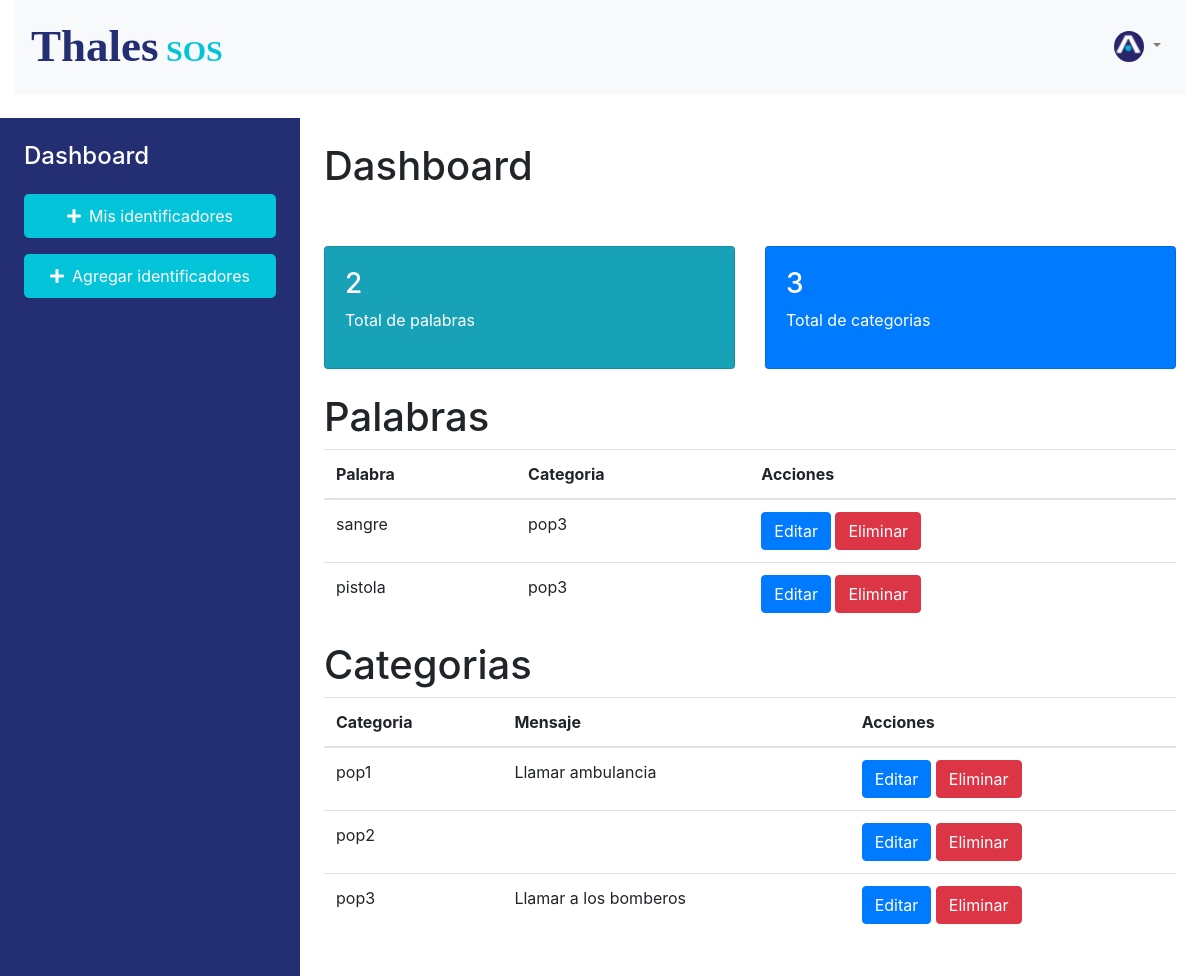
The page /administrador on the database as committed earlier.
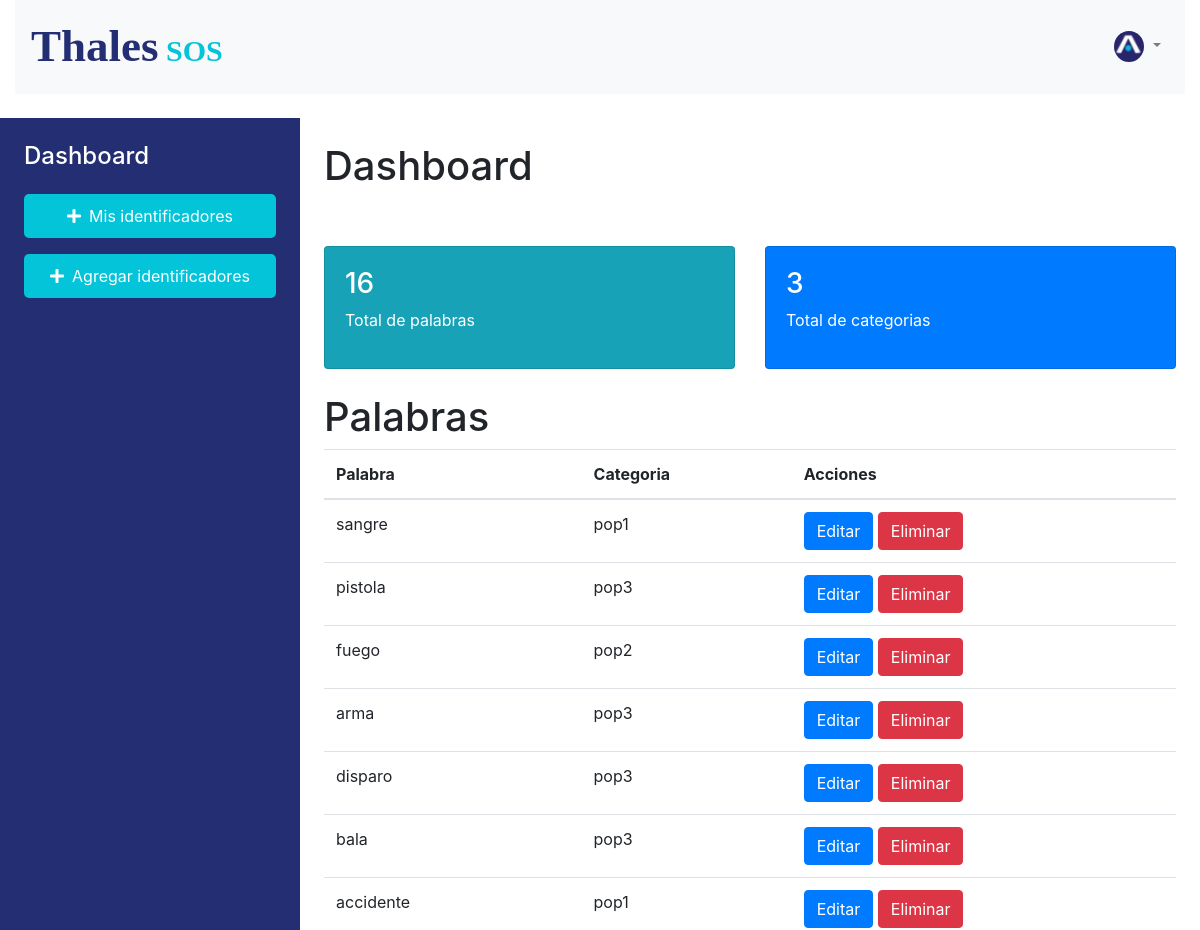
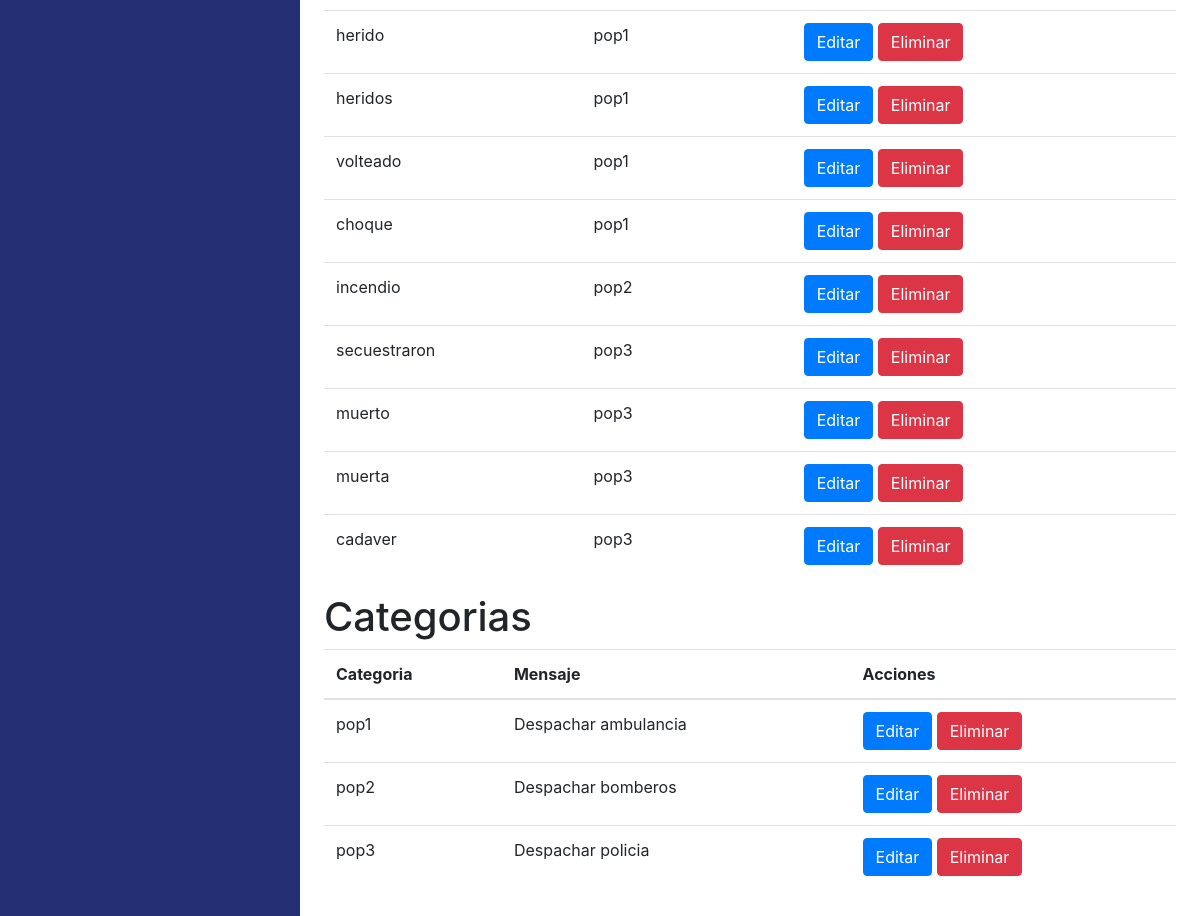
The same page on the database as committed later (2 pictures, top to bottom).
### ThalesSos/models.py (models this page shows)
class Warning(models.Model):
    id = models.AutoField(primary_key=True)
    keywords = models.CharField(max_length=100)
    category = models.ForeignKey('Categorie', on_delete=models.CASCADE)

class Categorie(models.Model):
    id = models.AutoField(primary_key=True)
    name = models.CharField(max_length=100)
    message = models.CharField(max_length=100)

### ThalesSos/views.py (the view)
# urls.py: path('administrador', views.administrador, name='administrador'),
def administrador(request):
    categories = Categorie.objects.all()
    total_categorias = categories.count()
    warnings = Warning.objects.all()
    total_warnings = warnings.count()
    return render(request, 'administrador.html', {
        'warnings': warnings,
        'total_warnings': total_warnings,
        'categories': categories,
        'total_categorias': total_categorias
    })

### ThalesSos/templates/administrador.html (shortened to what the changed rows need)
<!DOCTYPE html>
<html lang="en">
<head>
    <link rel="stylesheet" href="https://stackpath.bootstrapcdn.com/bootstrap/4.5.2/css/bootstrap.min.css">
    <link rel="stylesheet" href="https://cdnjs.cloudflare.com/ajax/libs/font-awesome/5.15.1/css/all.min.css">
    {% load static %}
</head>
<body>
    <div class="container-fluid" style="height: 100vh;">
        <div class="row" style="height: 100vh;">
            <div class="col-md-9 p-4" id="dashboardContent">
                <h1>Dashboard</h1>
                <div class="row mb-4 pt-5">
                    <div class="col-md-6">
                        <div class="card bg-info text-white">
                            <div class="card-body">
                                <h3>{{ total_warnings }}</h3>
                                <p>Total de palabras</p>
                            </div>
                        </div>
                    </div>
                </div>
                <table class="table">
                    <h1>Palabras</h1>
                    <thead>
                        <tr>
                            <th>Palabra</th>
                            <th>Categoria</th>
                            <th>Acciones</th>
                        </tr>
                    </thead>
                    <tbody>
                        {% for warning in warnings %}
                        <tr>
                            <td>{{ warning.keywords }}</td>
                            <td>{{ warning.category.name }}</td>
                            <td>
                                <button class="btn btn-primary edit-btn-warning" data-id="{{ warning.id }}" data-keywords="{{ warning.keywords }}" data-tipe-category="{{ warning.category.name }}" >Editar</button>
                                <a href="{% url 'delete_warning' warning.id %}" class="btn btn-danger" onclick="return confirm('¿Estás seguro de que quieres eliminar esta palabra?');">Eliminar</a>
                            </td>
                        </tr>
                        {% endfor %}
                    </tbody>
                </table>
                <table class="table">
                    <h1>Categorias</h1>
                    <thead>
                        <tr>
                            <th>Categoria</th>
                            <th>Mensaje</th>
                            <th>Acciones</th>
                        </tr>
                    </thead>
                    <tbody>
                        {% for categorie in categories %}
                        <tr>
                            <td>{{ categorie.name }}</td>
                            <td>{{ categorie.message }}</td>
                            <td>
                                <button class="btn btn-primary edit-btn" data-id="{{ categorie.id }}"
                                data-name="{{ categorie.name }}"
                                data-message="{{ categorie.message }}">Editar</button>
                                <a href="{% url 'delete_categorie' categorie.id %}" class="btn btn-danger" onclick="return confirm('¿Estás seguro de que quieres eliminar esta categoria?');">Eliminar</a>
                            </td>
                        </tr>
                        {% endfor %}
                    </tbody>
                </table>
            </div>
        </div>
    </div>
</body>
</html>

Rows that differ between the two databases and show on the page:
changed Warning "sangre": category.name "pop3" → "pop1"
added Warning: keywords "fuego", category.name "pop2"
added Warning: keywords "arma", category.name "pop3"
added Warning: keywords "disparo", category.name "pop3"
added Warning: keywords "bala", category.name "pop3"
added Warning: keywords "accidente", category.name "pop1"
added Warning: keywords "herido", category.name "pop1"
added Warning: keywords "heridos", category.name "pop1"
added Warning: keywords "volteado", category.name "pop1"
added Warning: keywords "choque", category.name "pop1"
added Warning: keywords "incendio", category.name "pop2"
added Warning: keywords "secuestraron", category.name "pop3"
added Warning: keywords "muerto", category.name "pop3"
added Warning: keywords "muerta", category.name "pop3"
added Warning: keywords "cadaver", category.name "pop3"
changed Categorie "pop1": message "Llamar ambulancia" → "Despachar ambulancia"
changed Categorie "pop2": message (not shown) → "Despachar bomberos"
changed Categorie "pop3": message "Llamar a los bomberos" → "Despachar policia"
Other text that changed with them:
{{ total_warnings }}: "2" → "16"
